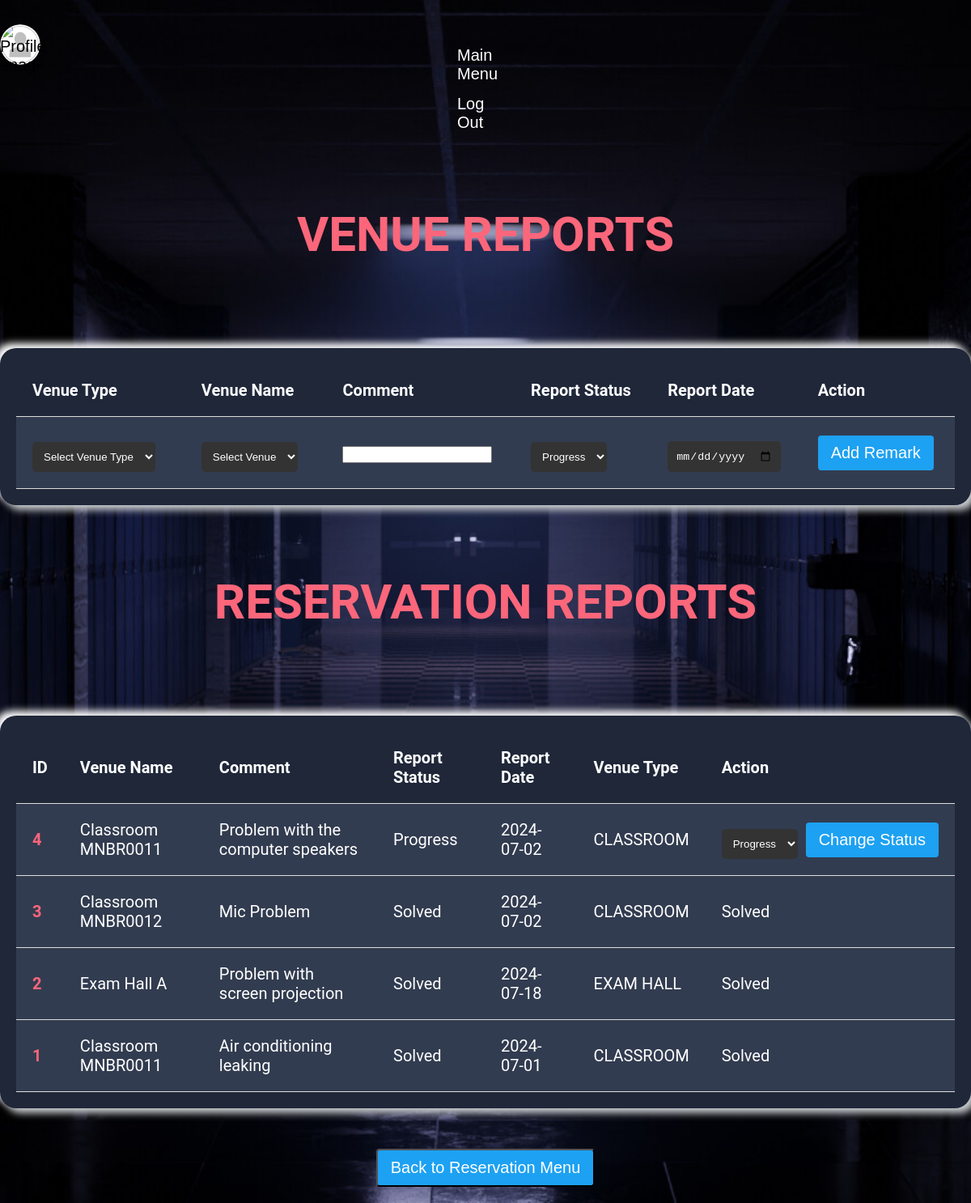
/admin_reservation_report.php, run on the app's committed database.
### tables this page shows
CREATE TABLE `venue_remark` (
  `id` int(100) NOT NULL,
  `venue_name` varchar(50) NOT NULL,
  `report_dates` date NOT NULL,
  `report_status` varchar(20) NOT NULL,
  `venue_type` varchar(20) NOT NULL,
  `comment` varchar(300) NOT NULL
);

CREATE TABLE `venues` (
  `id` int(11) NOT NULL,
  `name` varchar(50) NOT NULL,
  `type_id` int(11) NOT NULL,
  `images` varchar(50) NOT NULL,
  `venue_description` varchar(50) DEFAULT NULL
);

### admin_reservation_report.php (the view, shortened to what this page needs)
<?php
include 'db_connect.php';
$sql_profile = "SELECT a_image FROM admins WHERE admin_id = ?";
$stmt_profile = $conn->prepare($sql_profile);
$stmt_profile->bind_param("s", $_SESSION['admin_id']);
$stmt_profile->execute();
$stmt_profile->bind_result($a_image);
$default_image = 'images/profile.png';
$image_to_display = !empty($a_image) ? htmlspecialchars($a_image) : $default_image;
$sql_remarks = "SELECT vr.id, v.name AS venue_name, vr.comment, vr.report_status, vr.report_dates, vr.venue_type
                FROM venue_remark vr
                JOIN venues v ON vr.venue_name = v.id
                ORDER BY vr.id DESC";
$result_remarks = $conn->query($sql_remarks);
?>
<!DOCTYPE html>
<html lang="en">
<head>
    <link rel="stylesheet" href="navi_bar_white.css">
    <link rel="stylesheet" href="aa_review.css">
</head>
<body>
<div class="container">
    <div class="profile-icon" onclick="window.location.href='admin_profile.php'">
        <img src="<?php echo htmlspecialchars($image_to_display); ?>" alt="Profile Image">
    </div>
   <nav class="mynav">
      <ul>
        <li><a href="admin_mainmenu.php">Main Menu</a></li>
        <li><a href="logout.php">Log Out</a></li>
      </ul>
    </nav>
</div>
<h1><b>VENUE REPORTS</b></h1>
<div class="container2">
    <form method="POST" action="admin_reservation_report.php">
        <table>
            <tr>
                <th>Venue Type</th>
                <th>Venue Name</th>
                <th>Comment</th>
                <th>Report Status</th>
                <th>Report Date</th>
                <th>Action</th>
            </tr>
            <tr>
                <td>
                    <select name="venue_type" onchange="this.form.submit()">
                        <option value="">Select Venue Type</option>
                    </select>
                </td>
                <td>
                    <select name="venue_name">
                        <option value="">Select Venue</option>
                    </select>
                </td>
                <td><input type="text" name="comment"></td>
                <td>
                    <select name="report_status">
                        <option value="Progress">Progress</option>
                    </select>
                </td>
                <td><input type="date" name="report_dates"></td>
                <td><input type="submit" name="submit_reservation" value="Add Remark"></td>
            </tr>
        </table>
    </form>
</div>
<h1><b>RESERVATION REPORTS</b></h1>
<div class="container2">
    <table>
        <tr>
            <th>ID</th>
            <th>Venue Name</th>
            <th>Comment</th>
            <th>Report Status</th>
            <th>Report Date</th>
            <th>Venue Type</th>
            <th>Action</th>
        </tr>
        <?php while ($row_remark = $result_remarks->fetch_assoc()) : ?>
            <tr>
                <td><?php echo $row_remark['id']; ?></td>
                <td><?php echo $row_remark['venue_name']; ?></td>
                <td><?php echo $row_remark['comment']; ?></td>
                <td><?php echo $row_remark['report_status']; ?></td>
                <td><?php echo $row_remark['report_dates']; ?></td>
                <td><?php echo $row_remark['venue_type']; ?></td>
                <td>
                    <?php if ($row_remark['report_status'] == 'Progress') : ?>
                        <form method="POST" action="admin_reservation_report.php">
                            <select name="status">
                                <option value="Progress">Progress</option>
                            </select>
                            <input type="submit" name="update_status" value="Change Status">
                        </form>
                    <?php else : ?>
                        Solved
                    <?php endif; ?>
                </td>
            </tr>
        <?php endwhile; ?>
    </table>
</div>
<button class="Back_Rmenu" style="padding-bottom:10px;" onclick="location.href='admin_reservation_menu.php'">Back to Reservation Menu</button>
</body>
</html>

### navi_bar_white.css (style rules this page uses)
.container { padding: 50px 20px; position: relative; font-family: 'Montserrat', Arial, sans-serif; }
.mynav ul { display: flex; justify-content: center; flex-wrap: wrap; list-style-type: none; padding: 0; margin: 0; }
.mynav li { position: relative; }
.mynav li:not(:last-child) { margin-right: 20px; }
.mynav a { display: block; font-size: 20px; color: white; text-decoration: none; padding: 7px 15px; transition: all .35s ease-in-out; }
.Back_Rmenu { background-color: #1DA1F2; color: white; padding: 10px 16px; border-radius: 4px; cursor: pointer; font-size: 20px; margin-bottom: 20px; }
.profile-icon { position: absolute; left: 70px; top: 30px; width: 50px; height: 50px; background-image: url('images/profile2.png'); background-size: cover; cursor: pointer; border-radius: 50%; }
.profile-icon img { width: 100%; height: 100%; object-fit: cover; border-radius: 50%; }

### aa_review.css (style rules this page uses)
body { display: flex; flex-direction: column; min-height: 100vh; font-family: 'Roboto', Arial; background-image: url('images/Wallpaper2.jpg'); background-size: cover; background-position: center; background-repeat: no-repeat; font-size: 20px; background-attachment: fixed; align-items: center; position: relative; }
h1 { font-size: 3em; font-weight: 300; line-height: 1em; color: #FB667A; position: relative; }
.container2 { margin-top: 70px; margin-bottom: 50px; width: 1200px; background-color: #1F2739; border-radius: 20px; padding: 20px; box-shadow: 6px 6px 10px #cbced1, -6px -6px 10px white; overflow-x: auto; flex-direction: column; display: flex; justify-content: center; }
table { width: 100%; border-collapse: collapse; color: white; }
th, td { padding: 20px; text-align: left; border-bottom: 1px solid #ddd; }
th { background-color: #1F2739; }
td { background-color: #323C50; }
tr:nth-child(even) { background-color: #2C3446; }
td:first-child { color: #FB667A; font-weight: bold; }
form { display: flex; align-items: center; }
select { margin-right: 10px; }
input[type="submit"] { background-color: #1DA1F2; color: white; border: none; padding: 10px 16px; border-radius: 4px; cursor: pointer; font-size: 20px; }
.Back_Rmenu { background-color: #1DA1F2; color: white; padding: 10px 16px; border-radius: 4px; cursor: pointer; font-size: 20px; margin-bottom: 20px; }
.profile-icon { position: absolute; right: 754px; top: 30px; width: 50px; height: 50px; background-size: cover; z-index: 10; }
.profile-icon img { width: 100%; height: 100%; object-fit: cover; border-radius: 50%; }

### admin_reservation_report.php (style rules this page uses)
* { box-sizing: border-box; }
select, input[type="date"] { padding: 10px; margin-top: 10px; border-radius: 5px; border: none; cursor: pointer; transition: background-color 0.3s ease, color 0.3s ease; }
select { background-color: #333; color: #fff; }
input[type="date"] { background-color: #333; color: #fff; }
body { background-size: cover; background-position: center; background-repeat: no-repeat; background-image: url('images/Wallpaper2.jpg'); background-attachment: fixed; margin: 0; padding: 0; font-size: 20px; text-align: justify; }
.container { padding: 50px 550px; position: relative; font-family: 'Montserrat', Arial, sans-serif; }
.profile-icon { position: absolute; left:0px; top: 30px; width: 50px; height: 50px; background-size: cover; z-index: 10; }
.profile-icon img { width: 100%; height: 100%; object-fit: cover; border-radius: 50%; }

### data on the page
venue_remark: id "4", venues.name "Classroom MNBR0011", comment "Problem with the computer speakers", report_status "Progress", report_dates "2024-07-02", venue_type "CLASSROOM"
venue_remark: id "3", venues.name "Classroom MNBR0012", comment "Mic Problem", report_status "Solved", report_dates "2024-07-02", venue_type "CLASSROOM"
venue_remark: id "2", venues.name "Exam Hall A", comment "Problem with screen projection", report_status "Solved", report_dates "2024-07-18", venue_type "EXAM HALL"
venue_remark: id "1", venues.name "Classroom MNBR0011", comment "Air conditioning leaking", report_status "Solved", report_dates "2024-07-01", venue_type "CLASSROOM"
